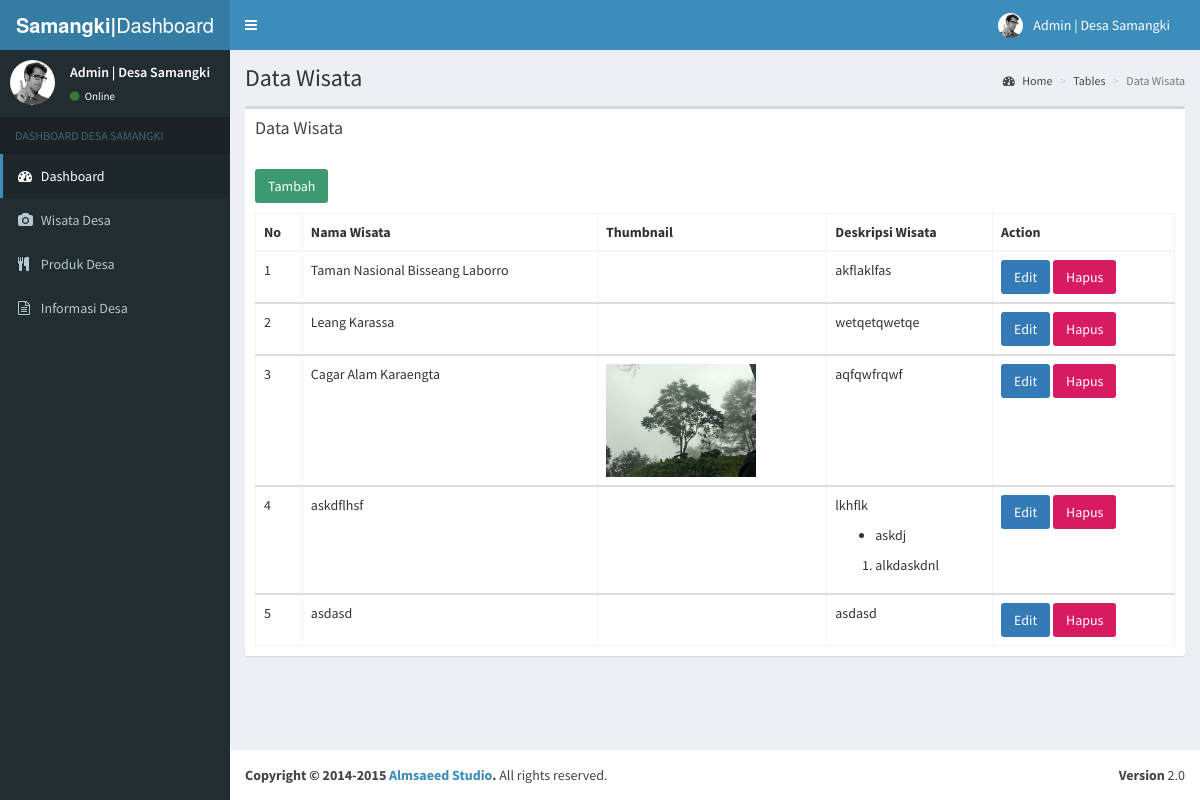
The app's page /admin/wisata.php with its own data.
### tables this page shows
CREATE TABLE `tb_wisata` (
  `id_wisata` int(11) NOT NULL,
  `judul` varchar(100) NOT NULL,
  `gambar_utama` varchar(100) NOT NULL,
  `deskripsi` text NOT NULL
);

### function/function.php (called while the page is built, shortened)
<?php
    $conn = mysqli_connect("localhost", "root", "", "desa_samangki");
    function view($query) {
        global $conn;
        $result = mysqli_query($conn, $query);
        return $result;
    }
?>

### admin/wisata.php (the view)
<?php
  require 'template/header.php';
  require '../function/function.php';
  $query = view("SELECT * FROM tb_wisata");
  $i = 1;
?>
      <div class="content-wrapper">
        <section class="content-header">
          <h1>
            Data Wisata
          </h1>
          <ol class="breadcrumb">
            <li><a href="#"><i class="fa fa-dashboard"></i> Home</a></li>
            <li><a href="#">Tables</a></li>
            <li class="active">Data Wisata</li>
          </ol>
        </section>
        <section class="content">
          <div class="row">
            <div class="col-xs-12">
              <div class="box">
                <div class="box-header">
                  <h3 class="box-title">Data Wisata</h3>
                </div>
                <div class="box-body">
                <a href="tambah_wisata.php" class="btn bg-olive" style="margin:10px 0;">Tambah</a>
                  <table id="example2" class="table table-bordered table-hover">
                    <thead>
                      <tr>
                        <th>No</th>
                        <th>Nama Wisata</th>
                        <th>Thumbnail</th>
                        <th>Deskripsi Wisata</th>
                        <th>Action</th>
                      </tr>
                    </thead>
                    <?php while ($row = mysqli_fetch_array($query)) : ?>
                    <tbody>
                      <tr>
                        <td><?= $i++ ?></td>
                        <td><?= $row['judul'] ?></td>
                        <td>
                          <img src="../img/samangki/wisata/<?= $row['gambar_utama'] ?>" width="150" alt="">
                        </td>
                        <td><?= $row['deskripsi'] ?></td>
                        <td>
                          <a href="edit_wisata.php?id=<?= $row['id_wisata'] ?>" class="btn normal bg-primary">Edit</a>
                          <a href="hapus_wisata.php?id=<?= $row['id_wisata'] ?>&no_file=2" class="btn normal bg-maroon">Hapus</a>
                        </td>
                      </tr>
                    </tbody>
                    <?php endwhile; ?>
                  </table>
                </div>
              </div>
            </div>
          </div>
        </section>
      </div>
     <?php require 'template/footer.php' ?>

### records on screen
tb_wisata: judul "Taman Nasional Bisseang Laborro", deskripsi "akflaklfas"
tb_wisata: judul "Leang Karassa", deskripsi "wetqetqwetqe"
tb_wisata: judul "Cagar Alam Karaengta", gambar_utama (picture), deskripsi "aqfqwfrqwf"
tb_wisata: judul "askdflhsf", deskripsi "lkhflk askdj alkdaskdnl"
tb_wisata: judul "asdasd", deskripsi "asdasd"
